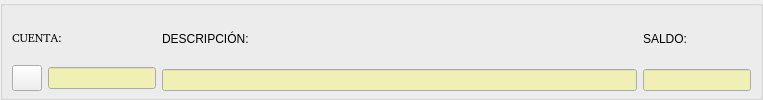
    <widget class="QGroupBox" name="groupBox">
     <property name="title">
      <string/>
     </property>
     <layout class="QHBoxLayout">
      <property name="spacing">
       <number>6</number>
      </property>
      <property name="leftMargin">
       <number>9</number>
      </property>
      <property name="topMargin">
       <number>3</number>
      </property>
      <property name="rightMargin">
       <number>9</number>
      </property>
      <property name="bottomMargin">
       <number>6</number>
      </property>
      <item>
       <layout class="QVBoxLayout">
        <property name="spacing">
         <number>0</number>
        </property>
        <property name="leftMargin">
         <number>0</number>
        </property>
        <property name="topMargin">
         <number>0</number>
        </property>
        <property name="rightMargin">
         <number>0</number>
        </property>
        <property name="bottomMargin">
         <number>0</number>
        </property>
        <item>
         <widget class="QLabel" name="Cuentalabel">
          <property name="font">
           <font>
            <family>Helvetica [Adobe]</family>
           </font>
          </property>
          <property name="text">
           <string>CUENTA:</string>
          </property>
          <property name="wordWrap">
           <bool>false</bool>
          </property>
         </widget>
        </item>
        <item>
         <layout class="QHBoxLayout">
          <property name="spacing">
           <number>6</number>
          </property>
          <property name="leftMargin">
           <number>0</number>
          </property>
          <property name="topMargin">
           <number>0</number>
          </property>
          <property name="rightMargin">
           <number>0</number>
          </property>
          <property name="bottomMargin">
           <number>0</number>
          </property>
          <item>
           <widget class="QPushButton" name="mayorpushButton">
            <property name="minimumSize">
             <size>
              <width>30</width>
              <height>26</height>
             </size>
            </property>
            <property name="maximumSize">
             <size>
              <width>30</width>
              <height>26</height>
             </size>
            </property>
            <property name="text">
             <string/>
            </property>
            <property name="icon">
             <iconset resource="libroK.qrc">
              <normaloff>:/graf/mayorg.xpm</normaloff>:/graf/mayorg.xpm</iconset>
            </property>
           </widget>
          </item>
          <item>
           <widget class="QLineEdit" name="CodigoEd">
            <property name="enabled">
             <bool>true</bool>
            </property>
            <property name="maximumSize">
             <size>
              <width>180</width>
              <height>16777215</height>
             </size>
            </property>
            <property name="palette">
             <palette>
              <active>
               <colorrole role="Base">
                <brush brushstyle="SolidPattern">
                 <color alpha="255">
                  <red>240</red>
                  <green>240</green>
                  <blue>180</blue>
                 </color>
                </brush>
               </colorrole>
              </active>
              <inactive>
               <colorrole role="Base">
                <brush brushstyle="SolidPattern">
                 <color alpha="255">
                  <red>240</red>
                  <green>240</green>
                  <blue>180</blue>
                 </color>
                </brush>
               </colorrole>
              </inactive>
              <disabled>
               <colorrole role="Base">
                <brush brushstyle="SolidPattern">
                 <color alpha="255">
                  <red>255</red>
                  <green>255</green>
                  <blue>255</blue>
                 </color>
                </brush>
               </colorrole>
              </disabled>
             </palette>
            </property>
            <property name="readOnly">
             <bool>true</bool>
            </property>
           </widget>
          </item>
         </layout>
        </item>
       </layout>
      </item>
      <item>
       <layout class="QVBoxLayout">
        <property name="spacing">
         <number>0</number>
        </property>
        <property name="leftMargin">
         <number>0</number>
        </property>
        <property name="topMargin">
         <number>0</number>
        </property>
        <property name="rightMargin">
         <number>0</number>
        </property>
        <property name="bottomMargin">
         <number>0</number>
        </property>
        <item>
         <widget class="QLabel" name="textLabel1_2">
          <property name="text">
           <string>DESCRIPCIÓN:</string>
          </property>
          <property name="wordWrap">
           <bool>false</bool>
          </property>
         </widget>
        </item>
        <item>
         <widget class="QLineEdit" name="NombreEd">
          <property name="minimumSize">
           <size>
            <width>475</width>
            <height>0</height>
           </size>
          </property>
          <property name="palette">
           <palette>
            <active>
             <colorrole role="Base">
              <brush brushstyle="SolidPattern">
               <color alpha="255">
                <red>240</red>
                <green>240</green>
                <blue>180</blue>
               </color>
              </brush>
             </colorrole>
            </active>
            <inactive>
             <colorrole role="Base">
              <brush brushstyle="SolidPattern">
               <color alpha="255">
                <red>240</red>
                <green>240</green>
                <blue>180</blue>
               </color>
              </brush>
             </colorrole>
            </inactive>
            <disabled>
             <colorrole role="Base">
              <brush brushstyle="SolidPattern">
               <color alpha="255">
                <red>255</red>
                <green>255</green>
                <blue>255</blue>
               </color>
              </brush>
             </colorrole>
            </disabled>
           </palette>
          </property>
          <property name="readOnly">
           <bool>true</bool>
          </property>
         </widget>
        </item>
       </layout>
      </item>
      <item>
       <layout class="QVBoxLayout">
        <property name="spacing">
         <number>0</number>
        </property>
        <property name="leftMargin">
         <number>0</number>
        </property>
        <property name="topMargin">
         <number>0</number>
        </property>
        <property name="rightMargin">
         <number>0</number>
        </property>
        <property name="bottomMargin">
         <number>0</number>
        </property>
        <item>
         <widget class="QLabel" name="textLabel1">
          <property name="text">
           <string>SALDO:</string>
          </property>
          <property name="wordWrap">
           <bool>false</bool>
          </property>
         </widget>
        </item>
        <item>
         <widget class="QLineEdit" name="saldolineEdit">
          <property name="maximumSize">
           <size>
            <width>160</width>
            <height>16777215</height>
           </size>
          </property>
          <property name="palette">
           <palette>
            <active>
             <colorrole role="Base">
              <brush brushstyle="SolidPattern">
               <color alpha="255">
                <red>240</red>
                <green>240</green>
                <blue>180</blue>
               </color>
              </brush>
             </colorrole>
            </active>
            <inactive>
             <colorrole role="Base">
              <brush brushstyle="SolidPattern">
               <color alpha="255">
                <red>240</red>
                <green>240</green>
                <blue>180</blue>
               </color>
              </brush>
             </colorrole>
            </inactive>
            <disabled>
             <colorrole role="Base">
              <brush brushstyle="SolidPattern">
               <color alpha="255">
                <red>255</red>
                <green>255</green>
                <blue>255</blue>
               </color>
              </brush>
             </colorrole>
            </disabled>
           </palette>
          </property>
          <property name="alignment">
           <set>Qt::AlignRight</set>
          </property>
          <property name="readOnly">
           <bool>true</bool>
          </property>
         </widget>
        </item>
       </layout>
      </item>
     </layout>
    </widget>
